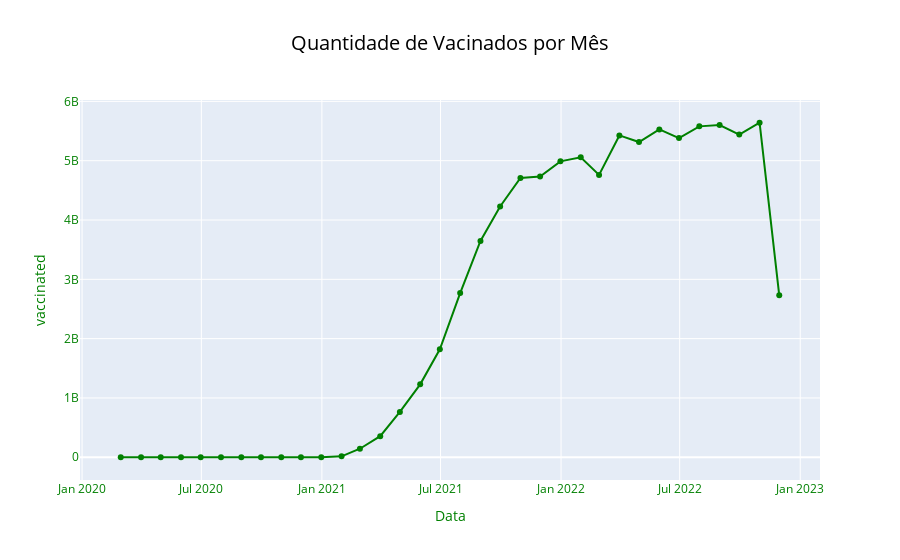

Notebook code cell kept with this figure:
### Code cell
fig_vacinados_mes = px.line(months, x=months.index, y="vaccinated",
                markers= True,
                title='Quantidade de Vacinados por Mês',
                labels  = {
                "newCases": "Quantidade",
                "date": "Data"
                },color_discrete_sequence=["green"])
fig_vacinados_mes.update_layout(font_color='green',
                title_font_color='black',
                title_font_size = 20,
                title_x = 0.5)
fig_vacinados_mes.show()

### Figure 1 — Plotly figure (JSON) as saved in the notebook; plotly's stock layout.template omitted (floating-point values rounded to 4 significant figures)
{"data": [{"hovertemplate": "Data=%{x}<br>vaccinated=%{y}<extra></extra>", "legendgroup": "", "line": {"color": "green", "dash": "solid"}, "marker": {"symbol": "circle"}, "mode": "lines+markers", "name": "", "orientation": "v", "showlegend": false, "type": "scatter", "x": ["2020-02-29T00:00:00", "2020-03-31T00:00:00", "2020-04-30T00:00:00", "2020-05-31T00:00:00", "2020-06-30T00:00:00", "2020-07-31T00:00:00", "2020-08-31T00:00:00", "2020-09-30T00:00:00", "2020-10-31T00:00:00", "2020-11-30T00:00:00", "2020-12-31T00:00:00", "2021-01-31T00:00:00", "2021-02-28T00:00:00", "2021-03-31T00:00:00", "2021-04-30T00:00:00", "2021-05-31T00:00:00", "2021-06-30T00:00:00", "2021-07-31T00:00:00", "2021-08-31T00:00:00", "2021-09-30T00:00:00", "2021-10-31T00:00:00", "2021-11-30T00:00:00", "2021-12-31T00:00:00", "2022-01-31T00:00:00", "2022-02-28T00:00:00", "2022-03-31T00:00:00", "2022-04-30T00:00:00", "2022-05-31T00:00:00", "2022-06-30T00:00:00", "2022-07-31T00:00:00", "2022-08-31T00:00:00", "2022-09-30T00:00:00", "2022-10-31T00:00:00", "2022-11-30T00:00:00"], "xaxis": "x", "y": [0, 0, 0, 0, 0, 0, 0, 0, 0, 0, 0, 15169741, 143601077, 355834411, 764514084, 1228924429, 1819553212, 2768283577, 3646795303, 4228966562, 4708460760, 4731849481, 4988877799, 5057771805, 4760933692, 5426473168, 5314529483, 5528275977, 5381604662, 5579262760, 5600098148, 5441467610, 5640051428, 2729418891], "yaxis": "y"}], "layout": {"font": {"color": "green"}, "legend": {"tracegroupgap": 0}, "title": {"font": {"color": "black", "size": 20}, "text": "Quantidade de Vacinados por Mês", "x": 0.5}, "xaxis": {"anchor": "y", "domain": [0, 1], "title": {"text": "Data"}}, "yaxis": {"anchor": "x", "domain": [0, 1], "title": {"text": "vaccinated"}}}}
